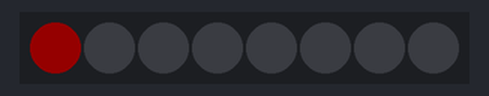
The sketch below on a simulated Arduino Uno, built with avr-gcc and run on an emulated ATmega328P. On the bench: 8 RGB LEDs in strip order, left to right. Dim RGB values are drawn brighter than linear.

Above: at 0.05 s.
At 0.8 s:
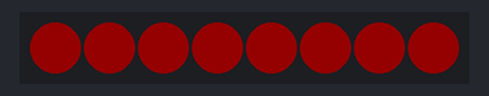
At 2.1 s:
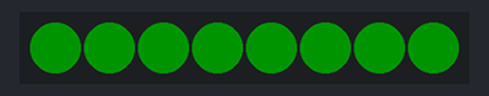
At 3.4 s:
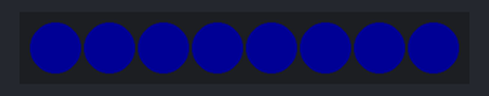
At 4.7 s:
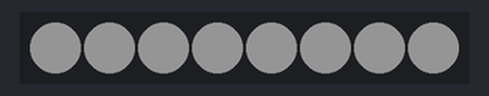
At 6.0 s:
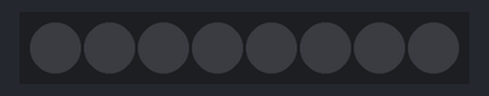
Timing chart, 0 to 40.0 s (numbered marks = the images above):
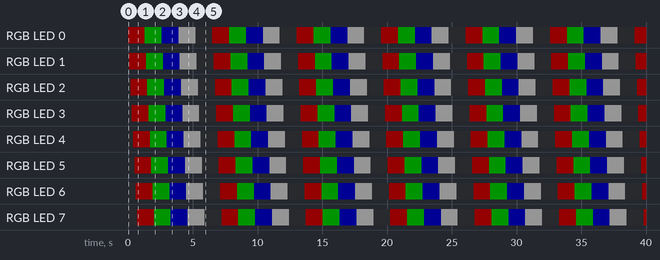

The sketch:

Sketch_06.1_LEDPixel.ino
```cpp
/**********************************************************************
  Filename    : NeoPixel
  Description : Basic usage of LEDPixel,
                Make the strip light up in different colors gradually.
  Auther      : www.freenove.com
  Modification: 2021/10/13
**********************************************************************/
#include <Adafruit_NeoPixel.h>

#define Pin       16
#define NumPixels 8
int setColor[5][3] = { {255, 0, 0}, {0, 255, 0}, {0, 0, 255}, {255, 255, 255}, {0, 0, 0} };

Adafruit_NeoPixel pixels(NumPixels, Pin, NEO_GRB + NEO_KHZ800);

void setup() {
  pixels.begin();
  pixels.setBrightness(20);
}

void loop() {
  for (int j = 0; j < 5; j++) {
    for (int i = 0; i < NumPixels; i++) {
      pixels.setPixelColor(i, setColor[j][0], setColor[j][1], setColor[j][2]);
      pixels.show();
      delay(100);
    }
    delay(500);
  }
}
```

Measured:
- by itself, RGB LED 0–7: repeats every 6.5 s: RGB(0, 20, 0) 1.3 s, RGB(0, 0, 20) 1.3 s, RGB(20, 20, 20) 1.3 s, off 1.3 s, RGB(20, 0, 0) 1.3 s
- by itself, everything shown: repeats every 6.5 s, in 40 steps
- what the display in image 1 shows lasts 0.6 s, from 0.7 s to 1.3 s
